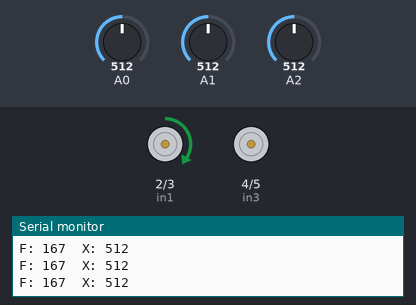
The sketch below on a simulated Arduino Uno, built with avr-gcc and run on an emulated ATmega328P. On the bench: motor-driver pin pairs drawn as motors (green arrow = first pin HIGH = forward, orange = second pin HIGH = backward, longer = more drive, scaled by the enable pin), the last lines printed to the serial monitor. The test bench sets the inputs (shaded band); at power-on: A0 = 512, A1 = 512, A2 = 512.

Above: at 1.2 s.
1.3 s: A0 set to 387
At 1.9 s:
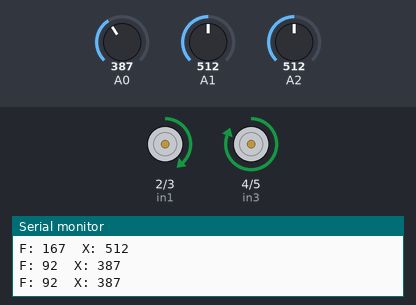
3.0 s: A0 set to 361
At 3.4 s:
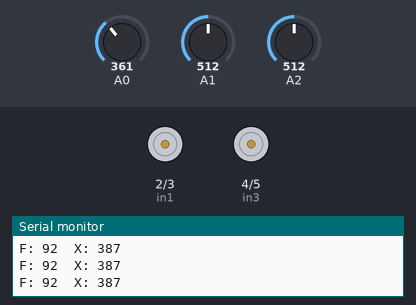
4.5 s: A0 set to 341
6.0 s: A0 set to 311
At 7.1 s:
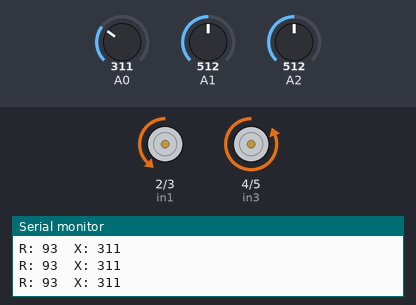
7.5 s: A0 set to 122
At 7.7 s:
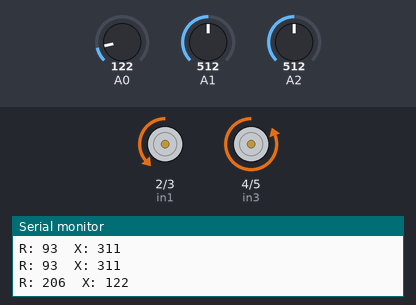
10.5 s: A0 set to 90
At 10.76 s:
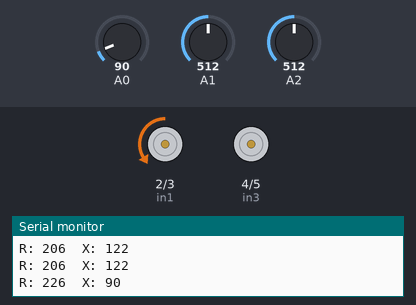
Timing chart, 0 to 13.5 s (numbered marks = the images above; inputs shaded):
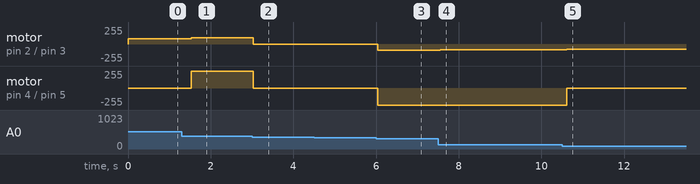

The sketch:

sketch_BalanceBot.ino
```cpp
int input, output;

//Gyro mma7361 replacement variables
int x; // x axis variable
int y; // y axis variable
int z; // z axis variable
const int balancePoint=350;

// connect motor controller pins to Arduino digital pins
// motor one
int enA = 6;
int in1 = 2;
int in2 = 3;
// motor two
int enB = 7;
int in3 = 4;
int in4 = 5;
int tolleranceAmount = 25;
int minSpeed = 70;
int maxSpeed=100;
int accelDecelStep=30;
int accelDecelDelay=1;
int rightLeftSpeedDifference=50;

void setup() {
  output=0;
  Serial.begin(9600);

  // set all the motor control pins to outputs
  pinMode(enA, OUTPUT);
  pinMode(enB, OUTPUT);
  pinMode(in1, OUTPUT);
  pinMode(in2, OUTPUT);
  pinMode(in3, OUTPUT);
  pinMode(in4, OUTPUT);

  //By default turn off both the motors
  //    analogWrite(4,LOW);
  //    analogWrite(5,LOW);
  //    analogWrite(6,LOW);
  //    analogWrite(7,LOW);
}


void loop() {

    // if programming failed, don't try to do anything
    //if (!dmpReady) return;
    output = analogRead(0); // read A5 input pin
    y = analogRead(1); // read A4 input pin
    z = analogRead(2); // read A3 input pin

    // Convert to range of 0-255
    int MotorSpeedF = map(output, balancePoint, balancePoint+50, minSpeed, maxSpeed);
    int MotorSpeedR = map(output, balancePoint, balancePoint-50, minSpeed, maxSpeed);

    if (output>(balancePoint+tolleranceAmount)) //Falling towards front
      Forward(MotorSpeedF); //Rotate the wheels forward
    else if (output<(balancePoint-tolleranceAmount)) //Falling towards back
      Reverse(MotorSpeedR); //Rotate the wheels backward
    else //If Bot not falling
      Stop(); //Hold the wheels still

//    // wait for MPU interrupt or extra packet(s) available
//    while (!mpuInterrupt && fifoCount < packetSize)
//    {
//        //no mpu data - performing PID calculations and output to motors
//        pid.Compute();
//
//        //Print the value of Input and Output on serial monitor to check how it is working.
//        Serial.print(input); Serial.print(" =>"); Serial.println(output);
//
//        if (input>150 && input<200){//If the Bot is falling
//
//        if (output>0) //Falling towards front
//        Forward(); //Rotate the wheels forward
//        else if (output<0) //Falling towards back
//        Reverse(); //Rotate the wheels backward
//        }
//        else //If Bot not falling
//        Stop(); //Hold the wheels still
//
//    }
//
//    // reset interrupt flag and get INT_STATUS byte
//    mpuInterrupt = false;
//    mpuIntStatus = mpu.getIntStatus();
//
//    // get current FIFO count
//    fifoCount = mpu.getFIFOCount();
//
//    // check for overflow (this should never happen unless our code is too inefficient)
//    if ((mpuIntStatus & 0x10) || fifoCount == 1024)
//    {
//        // reset so we can continue cleanly
//        mpu.resetFIFO();
//        Serial.println(F("FIFO overflow!"));
//
//    // otherwise, check for DMP data ready interrupt (this should happen frequently)
//    }
//    else if (mpuIntStatus & 0x02)
//    {
//        // wait for correct available data length, should be a VERY short wait
//        while (fifoCount < packetSize) fifoCount = mpu.getFIFOCount();
//
//        // read a packet from FIFO
//        mpu.getFIFOBytes(fifoBuffer, packetSize);
//
//        // track FIFO count here in case there is > 1 packet available
//        // (this lets us immediately read more without waiting for an interrupt)
//        fifoCount -= packetSize;
//
//        mpu.dmpGetQuaternion(&q, fifoBuffer); //get value for q
//        mpu.dmpGetGravity(&gravity, &q); //get value for gravity
//        mpu.dmpGetYawPitchRoll(ypr, &q, &gravity); //get value for ypr
//
//        input = ypr[1] * 180/M_PI + 180;
delay(300);

}

void Forward(int motorSpeed) //Code to rotate the wheel forward
{
  // turn on motor A
  digitalWrite(in1, HIGH);
  digitalWrite(in2, LOW);
  // turn on motor B
  digitalWrite(in3, HIGH);
  digitalWrite(in4, LOW);

  // decelerate from maximum speed to zero
  for (int i = motorSpeed; i >= minSpeed;  i-=accelDecelStep)
  {
    analogWrite(enA, i);
    analogWrite(enB, i+rightLeftSpeedDifference);
    delay(accelDecelDelay);
  }

  Serial.print("F: "); //Debugging information
  Serial.print(motorSpeed);
  Serial.print("  X: ");
  Serial.println(output);
}

void Reverse(int motorSpeed) //Code to rotate the wheel Backward
{
  // turn on motor A
  digitalWrite(in1, LOW);
  digitalWrite(in2, HIGH);
  // turn on motor B
  digitalWrite(in3, LOW);
  digitalWrite(in4, HIGH);

  // decelerate from maximum speed to zero
  for (int i = motorSpeed; i >= minSpeed; i-=accelDecelStep)
  {
    analogWrite(enA, i);
    analogWrite(enB, i+rightLeftSpeedDifference);
    delay(accelDecelDelay);
  }
  Serial.print("R: ");
  Serial.print(motorSpeed);
  Serial.print("  X: ");
  Serial.println(output);
}

void Stop() //Code to stop both the wheels
{
  digitalWrite(in1, LOW);
  digitalWrite(in2, LOW);
  digitalWrite(in3, LOW);
  digitalWrite(in4, LOW);
  //Serial.print("S: ");
    //Serial.println(output);
}
```

Measured:
- the behaviour switches between 376 and 375 on A0 (found by bisection; images 1 and 2)
- the behaviour switches between 325 and 324 on A0 (found by bisection; images 2 and 3)
- after the input at 1.3 s, motor on pin 2 (in1) / pin 3 (in2): forward 77/255 → forward 92/255 after 0.23 s; motor on pin 4 (in3) / pin 5 (in4): stopped → forward 255/255 after 0.23 s
- after the input at 3.0 s, motor on pin 2 (in1) / pin 3 (in2): forward 92/255 → stopped at once; motor on pin 4 (in3) / pin 5 (in4): forward 255/255 → stopped at once
- after the input at 4.5 s, every drawn part: stays the same
- after the input at 6.0 s, motor on pin 2 (in1) / pin 3 (in2): stopped → backward 93/255 at once; motor on pin 4 (in3) / pin 5 (in4): stopped → backward 255/255 at once
- after the input at 7.5 s, motor on pin 2 (in1) / pin 3 (in2): backward 93/255 → backward 86/255 after 0.05 s
- after the input at 10.5 s, motor on pin 2 (in1) / pin 3 (in2): backward 86/255 → backward 76/255 after 0.11 s; motor on pin 4 (in3) / pin 5 (in4): backward 255/255 → stopped after 0.11 s
